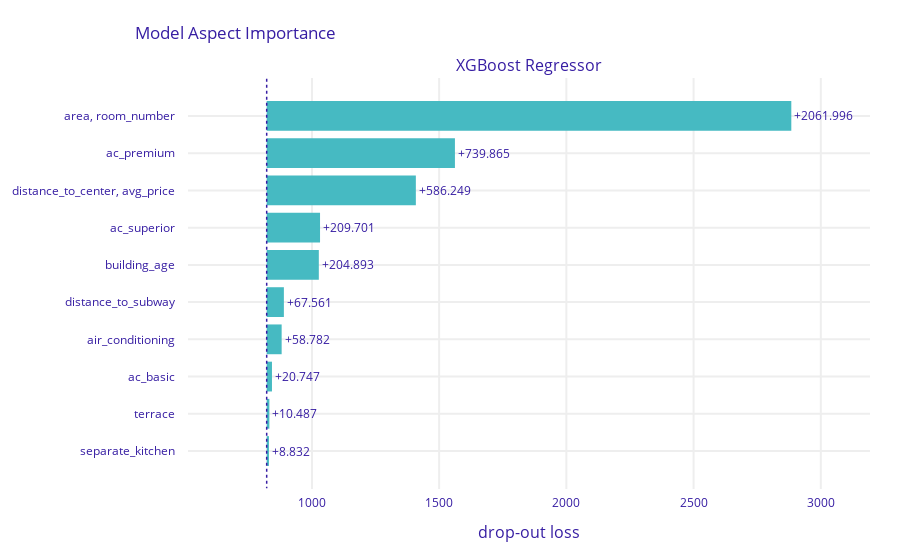

Notebook cell for this chart:
### Code cell
asp.model_parts().plot()

### Figure 1 — Plotly figure (JSON) as saved in the notebook; plotly's stock layout.template omitted (floating-point values rounded to 4 significant figures)
{"data": [{"base": 822.1, "hoverinfo": "text", "hoverlabel": {"bgcolor": "rgba(0, 0, 0, 0.8)"}, "hovertext": ["Aspect: aspect_2<br>Min abs depend: 0.827<br>(between variables: area, room_number)<br>Drop-out loss: 2884.117<br>Drop-out loss change: +2061.996<br>Variables:<br>area<br>room_number", "Aspect: ac_premium<br>Min abs depend: 1.0<br>(between variables: ac_premium, ac_premium)<br>Drop-out loss: 1561.986<br>Drop-out loss change: +739.865<br>Variables:<br>ac_premium", "Aspect: aspect_1<br>Min abs depend: 0.687<br>(between variables: distance_to_center, avg_price)<br>Drop-out loss: 1408.37<br>Drop-out loss change: +586.249<br>Variables:<br>distance_to_center<br>avg_price", "Aspect: ac_superior<br>Min abs depend: 1.0<br>(between variables: ac_superior, ac_superior)<br>Drop-out loss: 1031.822<br>Drop-out loss change: +209.701<br>Variables:<br>ac_superior", "Aspect: building_age<br>Min abs depend: 1.0<br>(between variables: building_age, building_age)<br>Drop-out loss: 1027.014<br>Drop-out loss change: +204.893<br>Variables:<br>building_age", "Aspect: distance_to_subway<br>Min abs depend: 1.0<br>(between variables: distance_to_subway, distance_to_subway)<br>Drop-out loss: 889.682<br>Drop-out loss change: +67.561<br>Variables:<br>distance_to_subway", "Aspect: air_conditioning<br>Min abs depend: 1.0<br>(between variables: air_conditioning, air_conditioning)<br>Drop-out loss: 880.903<br>Drop-out loss change: +58.782<br>Variables:<br>air_conditioning", "Aspect: ac_basic<br>Min abs depend: 1.0<br>(between variables: ac_basic, ac_basic)<br>Drop-out loss: 842.868<br>Drop-out loss change: +20.747<br>Variables:<br>ac_basic", "Aspect: terrace<br>Min abs depend: 1.0<br>(between variables: terrace, terrace)<br>Drop-out loss: 832.608<br>Drop-out loss change: +10.487<br>Variables:<br>terrace", "Aspect: separate_kitchen<br>Min abs depend: 1.0<br>(between variables: separate_kitchen, separate_kitchen)<br>Drop-out loss: 830.953<br>Drop-out loss change: +8.832<br>Variables:<br>separate_kitchen"], "marker": {"color": "#46bac2"}, "orientation": "h", "showlegend": false, "text": ["+2061.996", "+739.865", "+586.249", "+209.701", "+204.893", "+67.561", "+58.782", "+20.747", "+10.487", "+8.832"], "textposition": "outside", "type": "bar", "x": [2062.0, 739.9, 586.2, 209.7, 204.9, 67.56, 58.78, 20.75, 10.49, 8.832], "xaxis": "x", "y": ["area, room_number", "ac_premium", "distance_to_center, avg_price", "ac_superior", "building_age", "distance_to_subway", "air_conditioning", "ac_basic", "terrace", "separate_kitchen"], "yaxis": "y"}], "layout": {"annotations": [{"font": {"size": 16}, "showarrow": false, "text": "XGBoost Regressor", "x": 0.5, "xanchor": "center", "xref": "paper", "y": 1, "yanchor": "bottom", "yref": "paper"}, {"font": {"size": 16}, "showarrow": false, "text": "drop-out loss", "x": 0.5, "xanchor": "center", "xref": "paper", "y": 0, "yanchor": "top", "yref": "paper", "yshift": -30}], "autosize": true, "font": {"color": "#371ea3"}, "margin": {"b": 71, "r": 30, "t": 78}, "shapes": [{"line": {"color": "#371ea3", "dash": "dot", "width": 1.5}, "type": "line", "x0": 822.1, "x1": 822.1, "xref": "x", "y0": -1, "y1": 10, "yref": "y"}], "title": {"text": "Model Aspect Importance", "x": 0.15}, "xaxis": {"anchor": "y", "automargin": true, "domain": [0, 1], "fixedrange": true, "gridwidth": 2, "range": [512.8, 3193.0], "tickcolor": "white", "ticklen": 3, "ticks": "outside", "type": "linear", "zeroline": false}, "yaxis": {"anchor": "x", "automargin": true, "autorange": true, "domain": [0, 1], "fixedrange": true, "gridwidth": 2, "range": [10.02, -1.024], "tickcolor": "white", "ticklen": 10, "ticks": "outside", "type": "category"}}}
